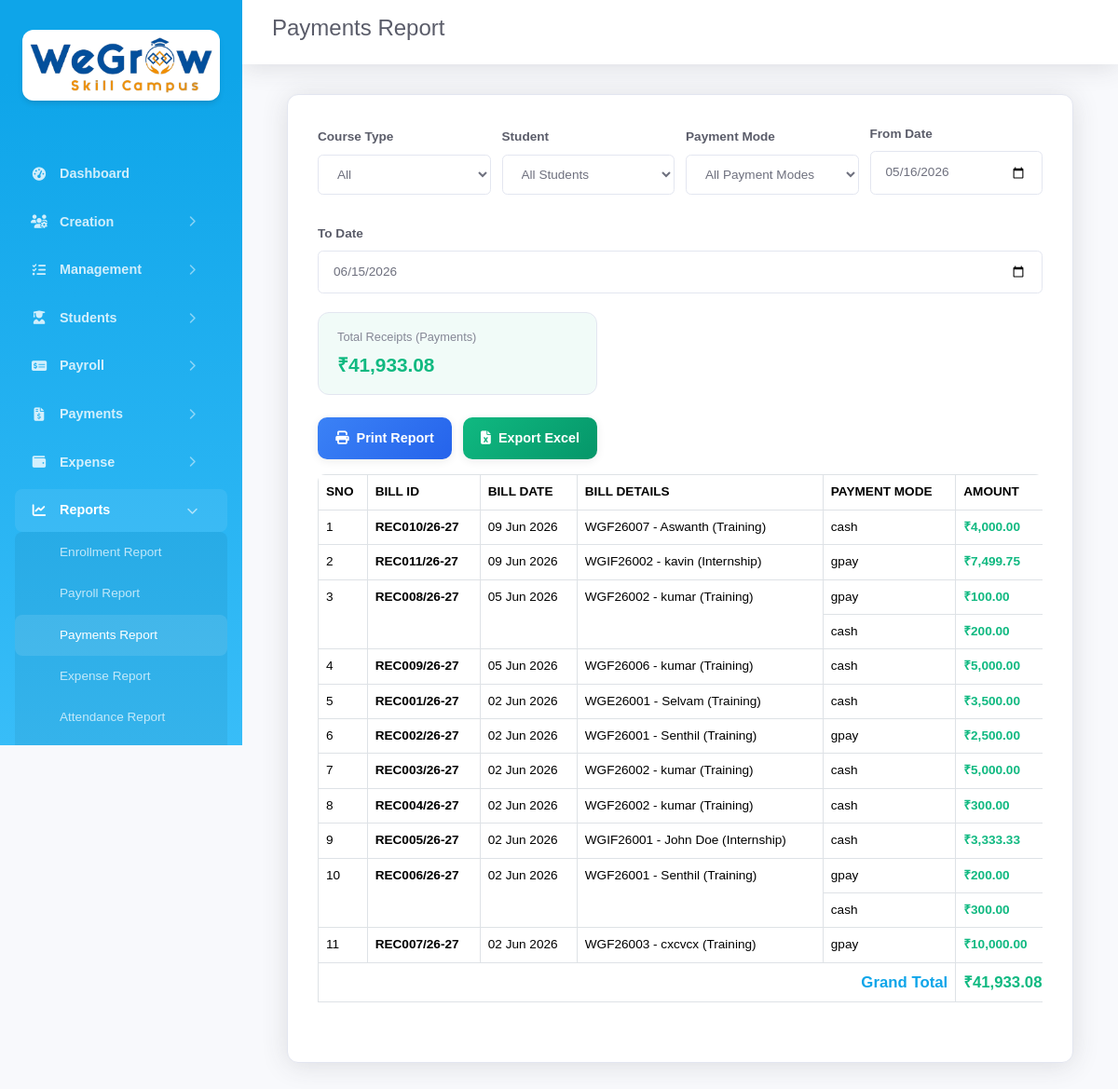
/report_payments.php (signed in), run on an earlier commit of the app's database.
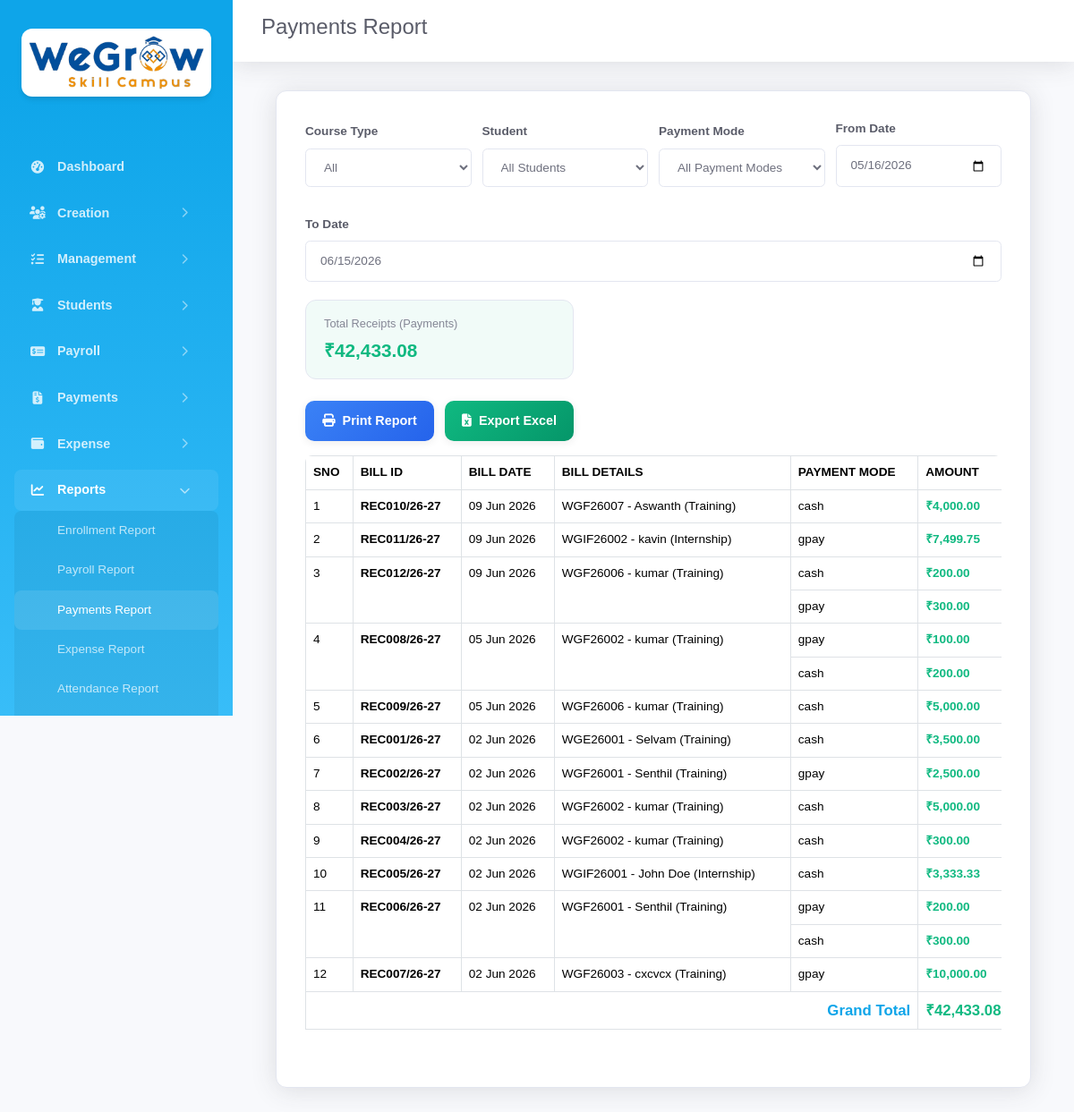
And on a later commit of the database.
### tables this page shows
CREATE TABLE `tc_payment` (
  `id` int(11) NOT NULL AUTO_INCREMENT,
  `created_date_time` datetime DEFAULT NULL,
  `updated_date_time` datetime DEFAULT NULL,
  `company_id` varchar(100) DEFAULT NULL,
  `payment_id` mediumtext DEFAULT NULL,
  `course_type` mediumtext DEFAULT NULL,
  `payment_date` date DEFAULT NULL,
  `payment_mode` mediumtext DEFAULT NULL,
  `bank` mediumtext DEFAULT NULL,
  `amount` mediumtext DEFAULT NULL,
  `total_amount` mediumtext DEFAULT NULL,
  `student_id` varchar(100) DEFAULT NULL,
  `description` mediumtext DEFAULT NULL,
  `enrollment_id` varchar(100) DEFAULT NULL,
  `deleted` int(11) NOT NULL DEFAULT 0,
  PRIMARY KEY (`id`),
  KEY `idx_enrollment_id` (`enrollment_id`),
  KEY `idx_student_id` (`student_id`),
  KEY `idx_payment_date` (`payment_date`),
  KEY `idx_deleted` (`deleted`)
);

### report_payments.php (the view, shortened to what the changed rows need)
<?php require_once 'common_file.php';
$from_page = 'Payments Report';
if ($_SERVER['REQUEST_METHOD'] === 'POST') {
    $course_type = isset($_POST['course_type']) ? $bf->sanitize($_POST['course_type']) : '';
    $student_id = isset($_POST['student_id']) ? $bf->sanitize($_POST['student_id']) : '';
    $payment_mode_id = isset($_POST['payment_mode_id']) ? $bf->sanitize($_POST['payment_mode_id']) : '';
    $from_date = isset($_POST['from_date']) ? $bf->sanitize($_POST['from_date']) : '';
    $to_date = isset($_POST['to_date']) ? $bf->sanitize($_POST['to_date']) : '';
} else {
    $course_type = '';
    $student_id = '';
    $payment_mode_id = '';
    $from_date = date('Y-m-d', strtotime('-30 days'));
    $to_date = date('Y-m-d');
}
$payment_modes_map = [];
$all_modes_list = $bf->getQueryRecords("SELECT payment_mode_id, payment_mode_name FROM {$GLOBALS['payment_mode_table']} WHERE deleted = 0");
if (!empty($all_modes_list)) {
    foreach ($all_modes_list as $m) {
        $payment_modes_map[trim($m['payment_mode_id'])] = $m['payment_mode_name'];
    }
}
$payments = $bf->getPaymentReportList($course_type, $student_id, $from_date, $to_date, 'Receipt', '', $payment_mode_id);
?>
<!DOCTYPE html>
<html lang="en">
<head>
    <link rel="stylesheet" href="assets/outfit.css">
    <?php include 'includes/head_assets.php'; ?>
</head>
<body>
    <?php include 'sidebar.php'; ?>
    <div class="main-content update_content">
        <div class="header">
            <h2><?php if(!empty($from_page)) echo ucfirst($from_page); ?></h2>
        </div>
        <div class="module-section">
            <div id="course_list">
                <?php
                    $total_credit = 0;
                    if (!empty($payments)) {
                        foreach ($payments as $p) {
                            $total_credit += $p['credit'];
                        }
                    }
                ?>
                <div class="summary-cards">
                    <div class="summary-card" style="background: rgba(16,185,129,0.06); max-width: 300px;">
                        <div class="label">Total Receipts (Payments)</div>
                        <div class="value credit-amount">₹<?php echo number_format($total_credit, 2); ?></div>
                    </div>
                </div>
                <table class="responsive table table-bordered" id="payment_report_table">
                    <thead>
                        <tr>
                            <th>Sno</th>
                            <th>Bill ID</th>
                            <th>Bill Date</th>
                            <th>Bill Details</th>
                            <th>Payment Mode</th>
                            <th>Amount</th>
                        </tr>
                    </thead>
                    <tbody>
                        <?php
                            $sno = 1;
                            if(!empty($payments)) {
                                foreach ($payments as $p) {
                                    $raw_modes = !empty($p['payment_mode']) ? array_map('trim', explode(',', $p['payment_mode'])) : [];
                                    $raw_amounts = !empty($p['raw']['amount']) ? array_map('trim', explode(',', $p['raw']['amount'])) : [];
                                    $display_splits = [];
                                    foreach ($raw_modes as $idx => $mode_id) {
                                        if (empty($payment_mode_id) || $mode_id == $payment_mode_id) {
                                            $mode_name = isset($payment_modes_map[$mode_id]) ? $payment_modes_map[$mode_id] : $mode_id;
                                            $amt = isset($raw_amounts[$idx]) ? floatval($raw_amounts[$idx]) : 0;
                                            $display_splits[] = [
                                                'name' => $mode_name,
                                                'amount' => $amt
                                            ];
                                        }
                                    }
                                    $rowspan = count($display_splits);
                                    $first_split = $display_splits[0] ?? ['name' => '-', 'amount' => 0];
                                ?>
                                    <tr>
                                        <td rowspan="<?php echo $rowspan; ?>"><?php echo $sno++; ?></td>
                                        <td rowspan="<?php echo $rowspan; ?>"><span style="font-weight: 600;"><?php echo htmlspecialchars($p['bill_id']); ?></span></td>
                                        <td rowspan="<?php echo $rowspan; ?>"><?php echo date('d M Y', strtotime($p['bill_date'])); ?></td>
                                        <td rowspan="<?php echo $rowspan; ?>"><?php echo htmlspecialchars($p['bill_details']); ?></td>
                                        <td><?php echo htmlspecialchars($first_split['name']); ?></td>
                                        <td>
                                            <?php if($first_split['amount'] > 0) { ?>
                                                <span class="credit-amount">₹<?php echo number_format($first_split['amount'], 2); ?></span>
                                            <?php } else { echo '-'; } ?>
                                        </td>
                                    </tr>
                                    <?php
                                        for ($i = 1; $i < $rowspan; $i++) {
                                            $split = $display_splits[$i];
                                    ?>
                                        <tr>
                                            <td><?php echo htmlspecialchars($split['name']); ?></td>
                                            <td>
                                                <?php if($split['amount'] > 0) { ?>
                                                    <span class="credit-amount">₹<?php echo number_format($split['amount'], 2); ?></span>
                                                <?php } else { echo '-'; } ?>
                                            </td>
                                        </tr>
                                    <?php
                                        }
                                    ?>
                                <?php } ?>
                                <tr style="background: #f8fafc;">
                                    <td colspan="5" style="text-align: right; font-weight: bold; font-size: 1.05rem; color: var(--primary);">Grand Total</td>
                                    <td><span class="credit-amount" style="font-size: 1.05rem;">₹<?php echo number_format($total_credit, 2); ?></span></td>
                                </tr>
                            <?php } else { ?>
                                <tr>
                                    <td colspan="6" style="text-align:center; padding: 2rem; color: var(--text-muted);">No records found.</td>
                                </tr>
                        <?php } ?>
                    </tbody>
                </table>
            </div>
        </div>
    </div>
</body>
</html>

### sidebar.php (shortened to what the changed rows need)
<link rel="stylesheet" href="https://cdnjs.cloudflare.com/ajax/libs/font-awesome/6.4.0/css/all.min.css">
<div class="sidebar" id="sidebar">
    <?php
    $current_page = basename($_SERVER['PHP_SELF']);
    ?>
    <ul class="nav-links">
            <?php
        $sidebar_company_id = $_SESSION['company_id'] ?? '';
        $sidebar_role_id = $_SESSION['role_id'] ?? 0;
        $urlMap = [
            'dashboard' => 'dashboard.php',
            'company' => 'company.php',
            'roles' => 'role.php',
            'users' => 'users.php',
            'staff' => 'staff.php',
            'course' => 'course.php',
            'course_closure' => 'course_closure.php',
            'tasks' => (isset($_SESSION['user_role']) && $_SESSION['user_role'] === 'student') ? 'student_tasks.php' : 'tasks.php',
            'event' => 'event.php',
            'enrollment' => 'enrollment.php',
            'enrollment_internship' => 'enrollment_internship.php',
            'course_enquiry' => 'course_enquiry.php',
            'attendance' => 'attendance.php',
            'payroll' => 'payroll.php',
            'receipt' => 'receipt.php',
            'payment_mode' => 'payment_mode.php',
            'bank' => 'bank.php',
            'expense_category' => 'expense_category.php',
            'expense_entry' => 'expense_entry.php',
            'report_enrollment' => 'report_enrollment.php',
            'report_payroll' => 'report_payroll.php',
            'report_payments' => 'report_payments.php',
            'report_expense' => 'report_expense.php',
            'report_attendance' => 'report_attendance.php',
            'report_placement' => 'report_placement.php',
            'report_daily_work' => 'report_daily_work.php',
            'student_attendance' => 'student_attendance.php',
            'student_tasks' => 'student_tasks.php',
            'student_reports' => 'student_reports.php',
            'daily_report' => (isset($_SESSION['user_role']) && $_SESSION['user_role'] === 'student') ? 'daily_report.php' : 'staff_daily_report.php',
            'student_profile' => 'student_profile.php'
        ];
        foreach ($menu_structure as $item) {
            $allowed_pages = [];
            foreach ($item['pages'] as $page_key) {
                if (checkPermission($sidebar_company_id, $sidebar_role_id, $page_key, PERMISSION_VIEW)) {
                    $allowed_pages[] = $page_key;
                }
            }
            if (!$item['dropdown']) {
                $page_key = $allowed_pages[0];
                $url = $urlMap[$page_key] ?? ($page_key . '.php');
                $isActive = ($current_page == $url) ? 'active' : '';
                ?>
                <li class="nav-item">
                    <a href="<?php echo $url; ?>" class="nav-link <?php echo $isActive; ?>">
                        <i class="<?php echo $item['icon']; ?>"></i> <span><?php echo $modules[$page_key] ?? $item['title']; ?></span>
                    </a>
                </li>
                <?php
            } else {
                $isParentActive = false;
                foreach ($allowed_pages as $page_key) {
                    $url = $urlMap[$page_key] ?? ($page_key . '.php');
                    if ($current_page == $url) {
                        $isParentActive = true;
                        break;
                    }
                }
                ?>
                <li class="nav-item">
                    <a href="javascript:void(0)" class="nav-link menu-toggle <?php echo $isParentActive ? 'parent-active open' : ''; ?>" data-target="<?php echo $item['menu_id']; ?>">
                        <span class="menu-label"><i class="<?php echo $item['icon']; ?>"></i> <?php echo $item['title']; ?></span>
                        <i class="fas fa-chevron-right arrow"></i>
                    </a>
                    <ul class="submenu <?php echo $isParentActive ? 'show' : ''; ?>" id="<?php echo $item['menu_id']; ?>">
                        <?php foreach ($allowed_pages as $page_key):
                            $url = $urlMap[$page_key] ?? ($page_key . '.php');
                            $isActive = ($current_page == $url) ? 'active' : '';
                            ?>
                            <li>
                                <a href="<?php echo $url; ?>" class="nav-link <?php echo $isActive; ?>">
                                    <?php echo $modules[$page_key] ?? $page_key; ?>
                                </a>
                            </li>
                        <?php endforeach; ?>
                    </ul>
                </li>
                <?php
            }
        }
        ?>
    </ul>
</div>

What changed in the data, as far as the page shows it:
added tc_payment: payment "REC012/26-27", payment_date "09 Jun 2026", bill_details "WGF26006 - kumar (Training)", name "cash", amount "200.00", name "gpay", amount "300.00"
Also different on the page:
$total_credit: "41,933.08" → "42,433.08"
